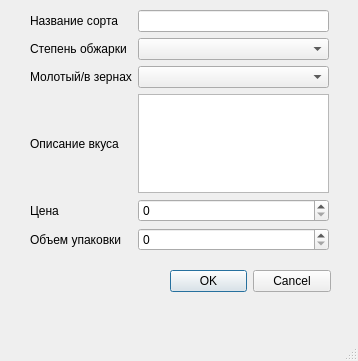
<?xml version="1.0" encoding="UTF-8"?>
<ui version="4.0">
 <class>MainWindow</class>
 <widget class="QMainWindow" name="MainWindow">
  <property name="geometry">
   <rect>
    <x>0</x>
    <y>0</y>
    <width>358</width>
    <height>361</height>
   </rect>
  </property>
  <property name="windowTitle">
   <string>MainWindow</string>
  </property>
  <widget class="QWidget" name="centralwidget">
   <widget class="QDialogButtonBox" name="buttonBox">
    <property name="geometry">
     <rect>
      <x>170</x>
      <y>270</y>
      <width>161</width>
      <height>23</height>
     </rect>
    </property>
    <property name="standardButtons">
     <set>QDialogButtonBox::Cancel|QDialogButtonBox::Ok</set>
    </property>
   </widget>
   <widget class="QWidget" name="gridLayoutWidget">
    <property name="geometry">
     <rect>
      <x>30</x>
      <y>10</y>
      <width>299</width>
      <height>241</height>
     </rect>
    </property>
    <layout class="QGridLayout" name="gridLayout">
     <item row="0" column="0">
      <widget class="QLabel" name="label">
       <property name="text">
        <string>Название сорта</string>
       </property>
      </widget>
     </item>
     <item row="3" column="0">
      <widget class="QLabel" name="label_4">
       <property name="text">
        <string>Описание вкуса</string>
       </property>
      </widget>
     </item>
     <item row="0" column="1">
      <widget class="QLineEdit" name="title"/>
     </item>
     <item row="5" column="0">
      <widget class="QLabel" name="label_6">
       <property name="text">
        <string>Объем упаковки</string>
       </property>
      </widget>
     </item>
     <item row="5" column="1">
      <widget class="QSpinBox" name="volume">
       <property name="maximum">
        <number>1000</number>
       </property>
      </widget>
     </item>
     <item row="3" column="1">
      <widget class="QTextEdit" name="textEdit"/>
     </item>
     <item row="4" column="1">
      <widget class="QSpinBox" name="price">
       <property name="maximum">
        <number>5000</number>
       </property>
      </widget>
     </item>
     <item row="2" column="1">
      <widget class="QComboBox" name="typeBox"/>
     </item>
     <item row="1" column="0">
      <widget class="QLabel" name="label_2">
       <property name="text">
        <string>Степень обжарки</string>
       </property>
      </widget>
     </item>
     <item row="4" column="0">
      <widget class="QLabel" name="label_5">
       <property name="text">
        <string>Цена</string>
       </property>
      </widget>
     </item>
     <item row="1" column="1">
      <widget class="QComboBox" name="roastBox"/>
     </item>
     <item row="2" column="0">
      <widget class="QLabel" name="label_3">
       <property name="text">
        <string>Молотый/в зернах</string>
       </property>
      </widget>
     </item>
    </layout>
   </widget>
  </widget>
  <widget class="QMenuBar" name="menubar">
   <property name="geometry">
    <rect>
     <x>0</x>
     <y>0</y>
     <width>358</width>
     <height>20</height>
    </rect>
   </property>
  </widget>
  <widget class="QStatusBar" name="statusbar"/>
 </widget>
 <resources/>
 <connections/>
</ui>
